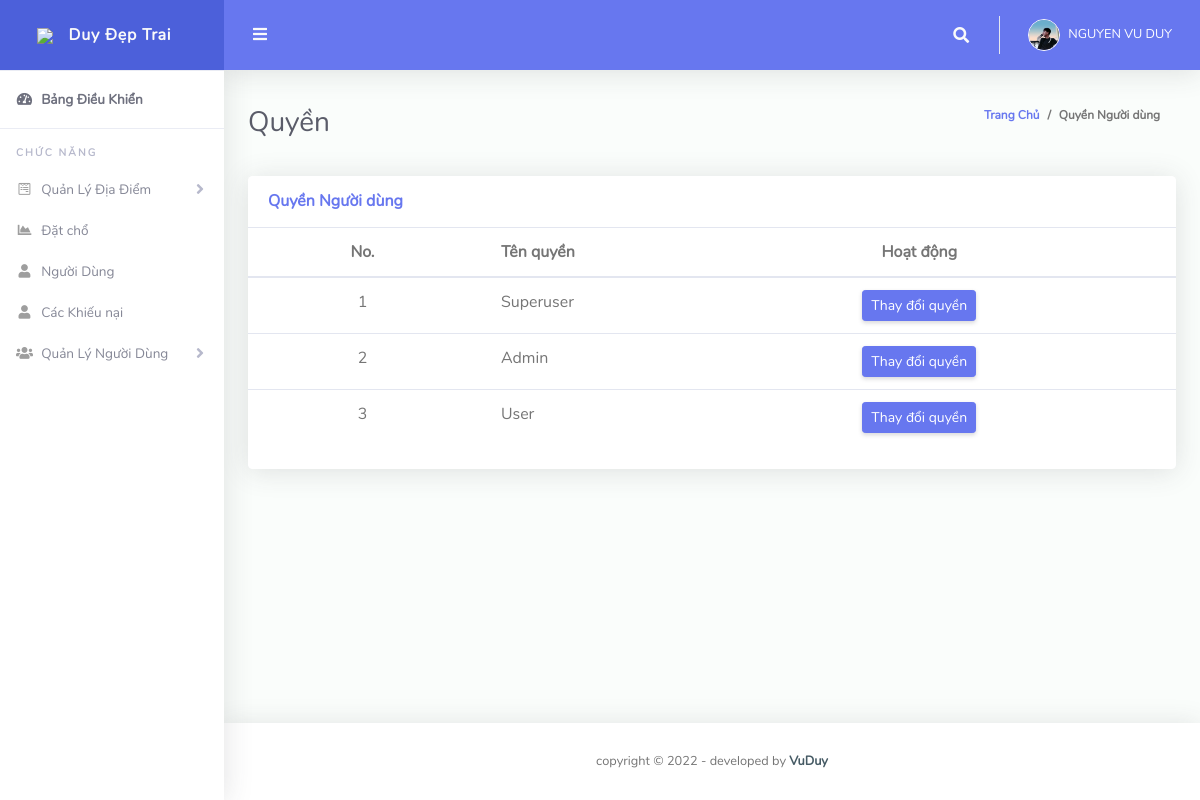
The app's page /admin/permissions.php (signed in) with its own data.
### tables this page shows
CREATE TABLE `permissions` (
  `id` int(11) NOT NULL,
  `permission` varchar(255) NOT NULL,
  `createuser` varchar(255) DEFAULT NULL,
  `deleteuser` varchar(255) DEFAULT NULL,
  `createbid` varchar(255) DEFAULT NULL,
  `updatebid` varchar(255) DEFAULT NULL
);

### admin/permissions.php (the view, shortened to what this page needs)
<?php
include('includes/checklogin.php');
?>
<!DOCTYPE html>
<html lang="en">
<head>
  <link href="vendor/fontawesome-free/css/all.min.css" rel="stylesheet" type="text/css">
  <link href="vendor/bootstrap/css/bootstrap.min.css" rel="stylesheet" type="text/css">
  <link href="css/ruang-admin.min.css" rel="stylesheet">
</head>
<body id="page-top">
  <div id="wrapper">
    <?php include('includes/sidebar.php');?>
    <div id="content-wrapper" class="d-flex flex-column">
      <div id="content">
        <?php include('includes/header.php');?>
        <div class="container-fluid" id="container-wrapper">
          <div class="d-sm-flex align-items-center justify-content-between mb-4">
            <h1 class="h3 mb-0 text-gray-800">Quyền </h1>
            <ol class="breadcrumb">
              <li class="breadcrumb-item"><a href="dashboard.php">Trang Chủ</a></li>
              <li class="breadcrumb-item active" aria-current="page">Quyền Người dùng</li>
            </ol>
          </div>
          <div class="row">
            <div class="col-lg-12 mb-4">
              <div class="card">
                <div class="card-header py-3 d-flex flex-row align-items-center justify-content-between">
                  <h6 class="m-0 font-weight-bold text-primary">Quyền Người dùng</h6>
                </div>
                        <?php @include("change_permissions.php");?>
                <div class="table-responsive">
                  <table class="table align-items-center table-flush " >
                    <thead>
                      <tr>
                        <th class="text-center">No.</th>
                        <th class="d-none d-sm-table-cell" style="width: 20%">Tên quyền</th>
                        <th class="d-none d-sm-table-cell text-center" >Hoạt động</th>
                      </tr>
                    </thead>
                    <tbody>
                      <?php
                      $sql="SELECT * from permissions  ";
                      $query = $dbh -> prepare($sql);
                      $query->execute();
                      $results=$query->fetchAll(PDO::FETCH_OBJ);
                      $cnt=1;
                      if($query->rowCount() > 0)
                      {
                        foreach($results as $row)
                        {
                          ?>
                          <tr>
                            <td class="text-center"><?php echo htmlentities($cnt);?></td>
                            <td><?php  echo htmlentities($row->permission);?></td>
                            <td class="d-none d-sm-table-cell text-center">
                             <button class="btn btn-primary btn-sm edit_data" id="<?php echo  ($row->id); ?>" title="click for edit">Thay đổi quyền</button>
                           </td>
                         </tr>
                         <?php $cnt=$cnt+1;
                       }
                     } ?>
                   </tbody>
                 </table>
               </div>
               <div class="card-footer"></div>
             </div>
           </div>
         </div>
       </div>
     </div>
     <?php include('includes/footer.php');?>
   </div>
 </div>
</body>
</html>

### admin/includes/header.php (shortened to what this page needs)
 <nav class="navbar navbar-expand navbar-light bg-navbar topbar mb-4 static-top">
  <button id="sidebarToggleTop" class="btn btn-link rounded-circle mr-3">
    <i class="fa fa-bars"></i>
  </button>
  <ul class="navbar-nav ml-auto">
    <li class="nav-item dropdown no-arrow">
      <a class="nav-link dropdown-toggle" href="#" id="searchDropdown" role="button" data-toggle="dropdown" aria-haspopup="true" aria-expanded="false">
        <i class="fas fa-search fa-fw"></i>
      </a>
    </li>
    <li class="nav-item dropdown no-arrow">
      <?php
      $aid=$_SESSION['odmsaid'];
      $sql="SELECT * from  tbladmin where ID=:aid";
      $query = $dbh -> prepare($sql);
      $query->bindParam(':aid',$aid,PDO::PARAM_STR);
      $query->execute();
      $results=$query->fetchAll(PDO::FETCH_OBJ);
      if($query->rowCount() > 0)
      {
        foreach($results as $row)
        {
          ?>
          <a class="nav-link dropdown-toggle" href="#" id="userDropdown" role="button" data-toggle="dropdown" aria-haspopup="true" aria-expanded="false">
           <?php
           if($row->Photo=="avatar15.jpg")
           {
            ?>
            <img class="img-profile rounded-circle"src="img/avatar15.jpg" style="max-width: 60px">
            <?php
          } else {
            ?>
            <img class="img-profile rounded-circle" src="profileimages/<?php  echo $row->Photo;?>" style="max-width: 60px">
            <?php
          } ?>
          <span class="ml-2 d-none d-lg-inline text-white small"><?php  echo $row->FirstName;?> <?php  echo $row->LastName;?></span>
        </a>
        <?php
      }
    } ?>
  </li>
</ul>
</nav>

### records on screen
permissions: permission "Superuser"
permissions: permission "Admin"
permissions: permission "User"

### other values on screen
$row->FirstName "NGUYEN"
$row->LastName "VU DUY"
